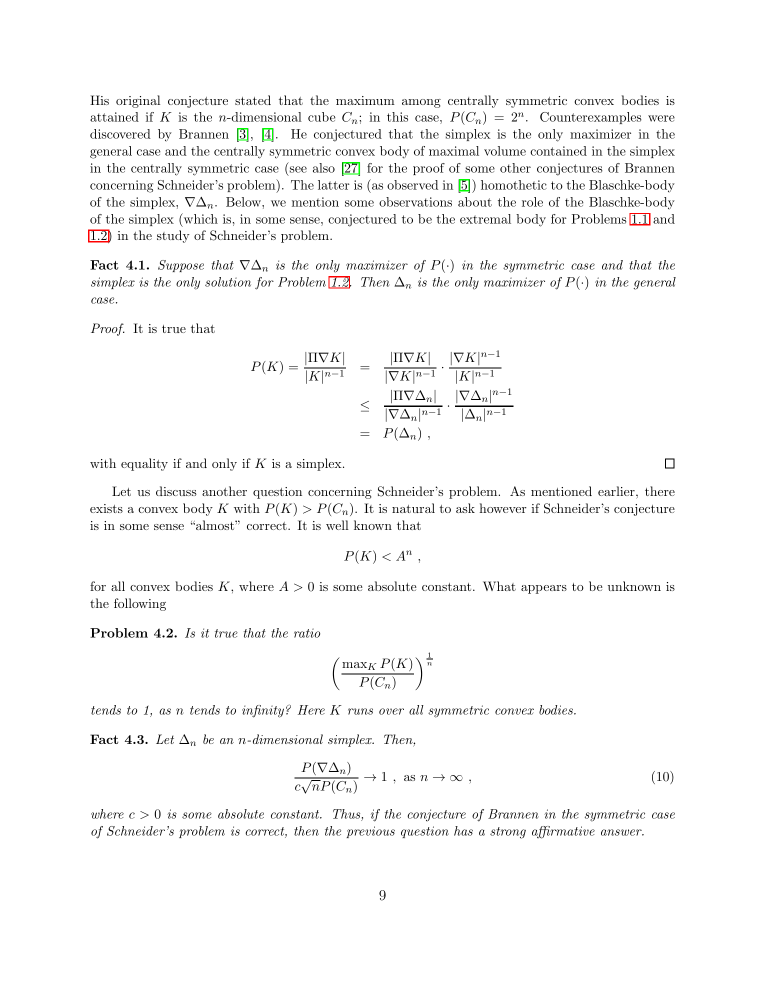
#> input picture packets/fa_banach_001_counterexamples_1311.4955_1311.4955_schneider_asymptotic_projection_counterexample/files/figures/source_page_9.png, 1530 x 1980 px, found by its file name (shown at 1/2 size)
$ python make_question_crops.py
#> lines starting #> are read from the running program, lines starting #| are printed output that depends on the picture
from pathlib import Path

from PIL import Image


ROOT = Path(__file__).resolve().parents[1]

crops = {
    "question_1.png": (ROOT / "tmp" / "source_page_9.png", (150, 1590, 1390, 1830)),
    "question_2.png": (ROOT / "tmp" / "source_page_12.png", (150, 505, 1390, 615)),
}

for name, (source, box) in crops.items():
    target = ROOT / "figures" / name
    with Image.open(source) as image:
#> image is the input picture: PIL image 1530x1980 RGB; mean R, G, B 248.3, 248.3, 248.2
        image.crop(box).save(target, optimize=True)
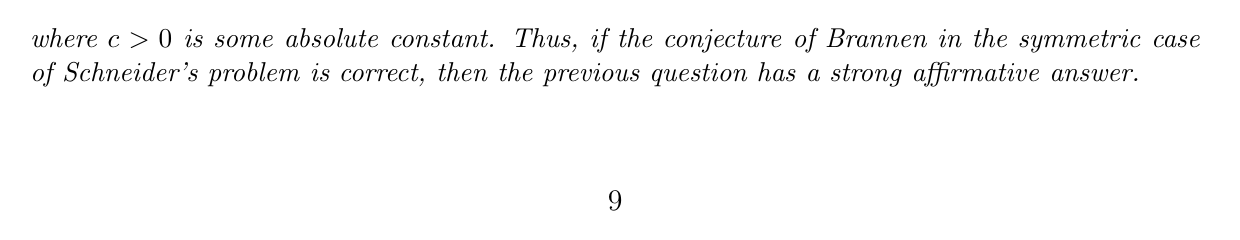
#> saved as question_1.png: PIL image 1240x240 RGB; min 0, max 255, mean 249
#> (the run stopped early here; a loop or call above may not have finished)
